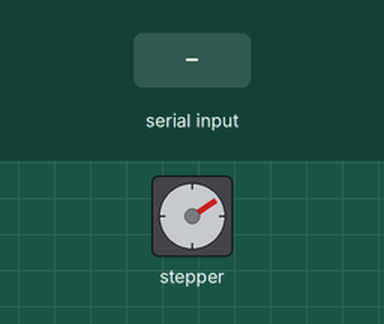
This sketch was run on a simulated Arduino Uno, built with avr-gcc and run on an emulated ATmega328P. Parts: stepper motor. The test bench sets the inputs (shaded band). Stepper angles assume 200 steps per turn; what the sketch prints to the serial monitor is not drawn.

Above: at 1.27 s.
1.3 s: "30,150\n" received over Serial
2.8 s: "90,45\n" received over Serial
At 2.95 s:
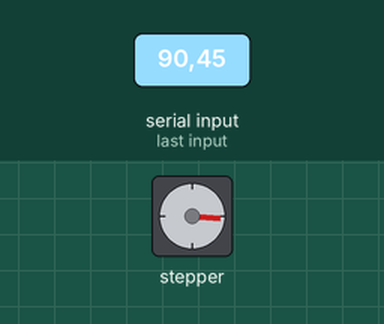
At 3.56 s:
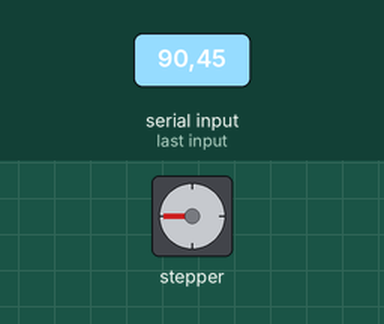
8.8 s: "200\n" received over Serial
10.3 s: "5\n" received over Serial
At 10.45 s:
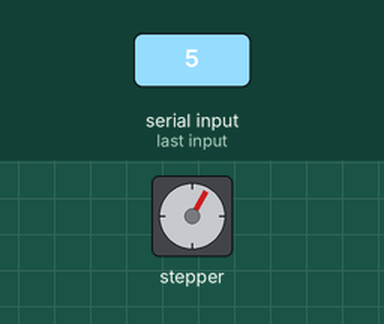
Timing chart, 0 to 25.8 s (numbered marks = the images above; inputs shaded):
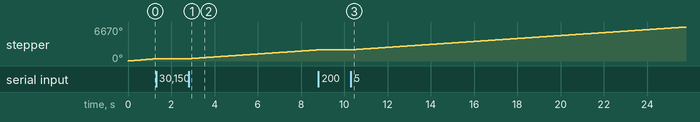

Measured:
- after the input at 2.8 s, stepper: keeps turning clockwise at about 289°/s, starting at once
- after the input at 10.3 s, stepper: keeps turning clockwise at about 289°/s, starting at once

The sketch:

motorDriver.ino
```cpp
#include <Stepper.h>
/*
quick n dirty music box motor control driver
*/
const int stepsPerRevolution = 200;
Stepper myStepper(stepsPerRevolution, 8, 9, 10, 11);

int currentSpeed = 60;

void setup() {
  Serial.begin(9600);
  while (!Serial); // Wait for Serial Monitor (optional for native USB boards)
  Serial.println("Send digits 0–9 to set speed (0 = stop, 9 = 90 RPM)");
  myStepper.setSpeed(currentSpeed);
}

void loop() {
  // Check for serial input
  if (Serial.available()) {
    char input = Serial.read();

    if (input >= '0' && input <= '9') {
      currentSpeed = (input - '0') * 10;
      myStepper.setSpeed(currentSpeed);
      Serial.print("Speed set to ");
      Serial.print(currentSpeed);
      Serial.println(" RPM");
    }
  }

  // Step only if speed > 0
  if (currentSpeed > 0) {
    myStepper.step(1);  // small step keeps input responsive
  }
}
```
